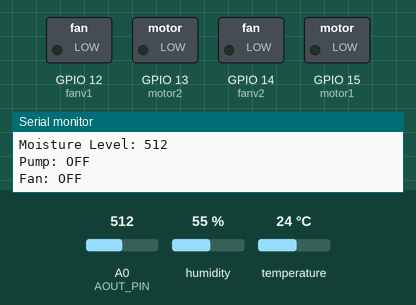
Recording of a sketch running on a simulated ESP8266 (NodeMCU). Shown: switched loads named in the sketch (green lamp = pin HIGH), the last lines printed to the serial monitor. The inputs (shaded band) are chosen by the test bench; at power-on: temperature 24 °C, A0 (AOUT_PIN) = 512, humidity 55 %. WiFi joins after 1.5 s; servers stay silent unless stated.

Above: at 3.0 s.
3.1 s: temperature set to 28 °C
5.1 s: temperature set to 31 °C
At 6.4 s:
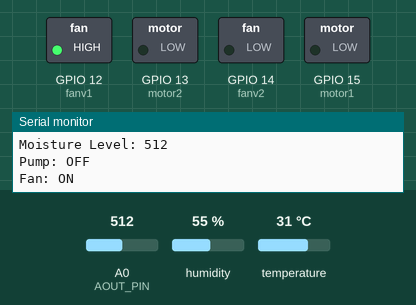
7.5 s: A0 (AOUT_PIN) set to 987
9.0 s: A0 (AOUT_PIN) set to 1018
At 9.5 s:
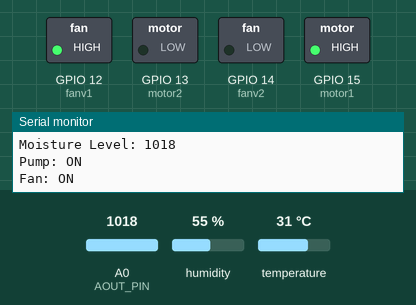
10.6 s: temperature set to 12 °C
At 13.4 s:
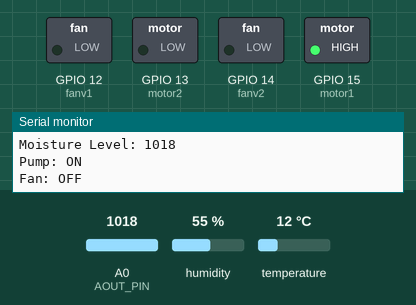
13.7 s: temperature set to 33 °C
At 14.8 s:
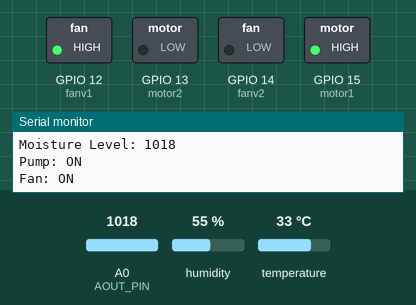
Timing chart, 0 to 16.7 s (numbered marks = the images above; inputs shaded):
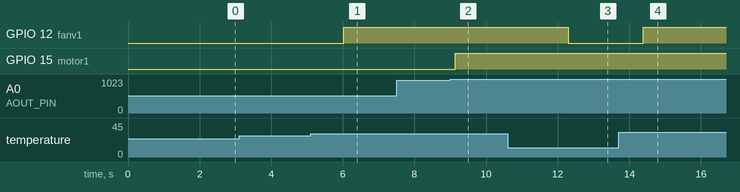

Measured:
- the behaviour switches between 29 and 30 °C on temperature (found by bisection; images 0 and 1)
- the behaviour switches between 1000 and 1001 on A0 (AOUT_PIN) (found by bisection; images 1 and 2)
- after the input at 5.1 s, GPIO 12 (fanv1): LOW → HIGH after 0.93 s
- after the input at 9.0 s, GPIO 15 (motor1): LOW → HIGH after 0.14 s
- after the input at 10.6 s, GPIO 12 (fanv1): HIGH → LOW after 1.7 s
- after the input at 13.7 s, GPIO 12 (fanv1): LOW → HIGH after 0.68 s

The sketch:

GreenHouseAutomation.ino
```cpp
#define BLYNK_TEMPLATE_ID "TMPL3JEuka6Oc"
#define BLYNK_TEMPLATE_NAME "Green House Automation"
#define BLYNK_TEMPLATE_AUTH "2xH4CgG6pBn3nBXJtoeBGGYUUXIX_wX2"

#include <DHT.h>
#include <ESP8266WiFi.h>
#include <BlynkSimpleEsp8266.h>

// Pin Definitions
#define DHT11_PIN 4
#define AOUT_PIN A0

#define fanv1 12
#define fanv2 14
#define motor1 15
#define motor2 13

// DHT Sensor Initialization
DHT dht11(DHT11_PIN, DHT11);

// Blynk Credentials
char auth[] = BLYNK_TEMPLATE_AUTH;
char ssid[] = "vivo Y22";
char pass[] = "abcxyz123";

// Blynk Virtual Pins
#define V1_TEMP V1
#define V2_HUMI V2
#define V3_PUMP V3
#define V4_PUMP_STATE V4
#define V5_FAN_STATE V5

// Global Variables
bool pumpManualControl = false;

void setup() {
  Serial.begin(9600);

  // Initialize DHT Sensor
  dht11.begin();

  // Initialize Pins
  pinMode(AOUT_PIN, INPUT);
  pinMode(fanv1, OUTPUT);
  pinMode(fanv2, OUTPUT);
  pinMode(motor1, OUTPUT);
  pinMode(motor2, OUTPUT);

  digitalWrite(fanv1, LOW);
  digitalWrite(fanv2, LOW);
  digitalWrite(motor1, LOW);
  digitalWrite(motor2, LOW);

  // Initialize Blynk
  Blynk.begin(auth, ssid, pass);

  Serial.println("System Initialized!");
}

// Blynk Button for Pump Control
BLYNK_WRITE(V3_PUMP) {
  int pinValue = param.asInt();
  pumpManualControl = pinValue;
}

void controlPump(bool pumpOn) {
  if (pumpOn) {
    Serial.println("Pump: ON");
    digitalWrite(motor1, HIGH);
    digitalWrite(motor2, LOW);
    Blynk.virtualWrite(V4_PUMP_STATE, 255); // Update Blynk
  } else {
    Serial.println("Pump: OFF");
    digitalWrite(motor1, LOW);
    digitalWrite(motor2, LOW);
    Blynk.virtualWrite(V4_PUMP_STATE, 0);   // Update Blynk
  }
}

void controlFan(bool fanOn) {
  if (fanOn) {
    Serial.println("Fan: ON");
    digitalWrite(fanv1, HIGH);
    digitalWrite(fanv2, LOW);
    Blynk.virtualWrite(V5_FAN_STATE, 255); // Update Blynk
  } else {
    Serial.println("Fan: OFF");
    digitalWrite(fanv1, LOW);
    digitalWrite(fanv2, LOW);
    Blynk.virtualWrite(V5_FAN_STATE, 0);   // Update Blynk
  }
}

void loop() {
  Blynk.run();

  // Read Sensor Data
  float humi = dht11.readHumidity();
  float tempC = dht11.readTemperature();

  // Retry sensor reading if invalid
  if (isnan(tempC) || isnan(humi)) {
    Serial.println("Retrying DHT11 sensor reading...");
    humi = dht11.readHumidity();
    tempC = dht11.readTemperature();
  }

  // Default to zero if still invalid
  if (isnan(tempC) || isnan(humi)) {
    Serial.println("Failed to read from DHT11 sensor!");
    humi = 0.0;
    tempC = 0.0;
  } else {
    // Log Data to Serial and Send to Blynk
    Serial.printf("Humidity: %.1f%% | Temperature: %.1f°C\n", humi, tempC);
    Blynk.virtualWrite(V1_TEMP, tempC);
    Blynk.virtualWrite(V2_HUMI, humi);
  }

  // Read Moisture Sensor
  int moisture = analogRead(AOUT_PIN);
  Serial.printf("Moisture Level: %d\n", moisture);

  // Pump Control Logic
  if (pumpManualControl || moisture > 1000) {
    controlPump(true);  // Turn Pump ON
  } else {
    controlPump(false); // Turn Pump OFF
  }

  // Fan Control Logic
  if (tempC > 29.0) {
    controlFan(true);  // Turn Fan ON
  } else {
    controlFan(false); // Turn Fan OFF
  }

  delay(500); // Short delay for stability
}
```
